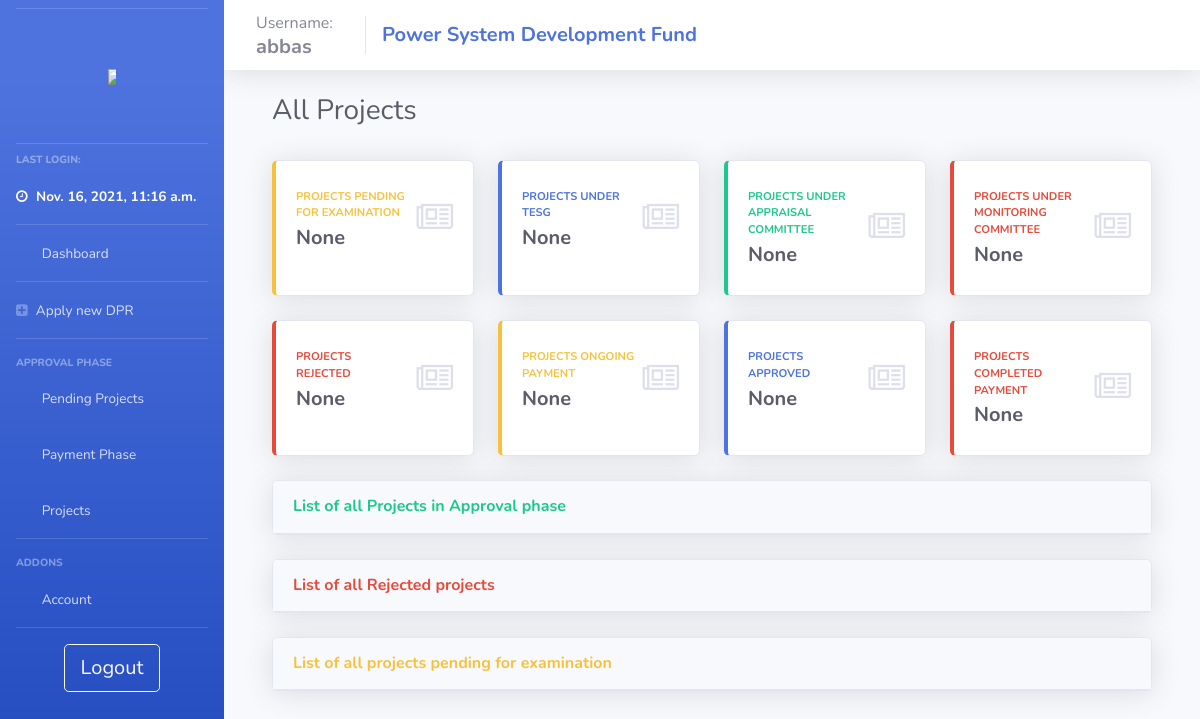
Page /user_view_all_projs/ (signed in) on the earlier database version.
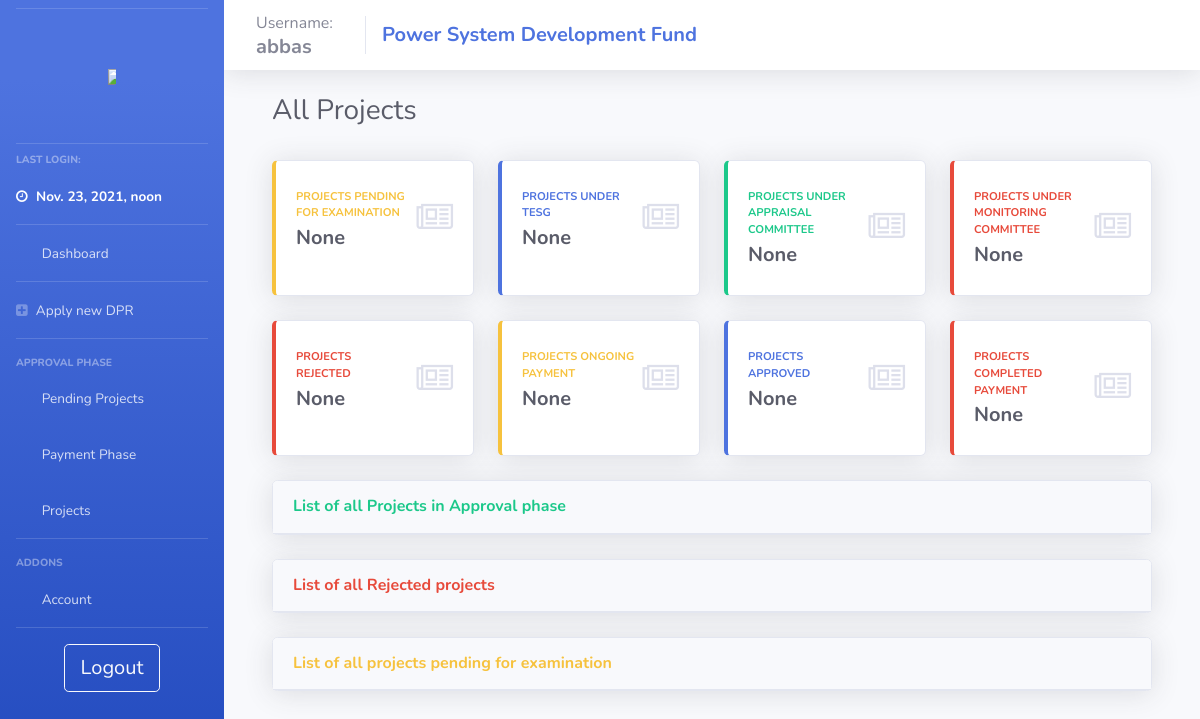
Same page on the later database version.
### psdf_main/models.py (models this page shows)
class users(models.Model):
    username = models.CharField(max_length=200, null = False, unique = True)
    password = models.CharField(max_length=200, null = True)
    nodal = models.CharField(max_length=200, null = True)
    region = models.CharField(max_length=20, null = True)
    email = models.TextField(max_length=50, null=True)
    utilname = models.CharField(max_length=400, null = True)
    contact = models.CharField(max_length=10, null = True)
    address = models.CharField(max_length=500, null = True)
    reqdate = models.DateField(auto_now_add=True,null = True)
    aprdate = models.DateField( null = True)
    lastlogin = models.DateTimeField(null = True)
    admin = models.BooleanField(default=False)
    auditor = models.BooleanField(default=False)
    active = models.BooleanField(default=False)
    activate = models.BooleanField(default=False)
    notification = models.TextField(null=True)
    tpd = models.TextField(null=True)

### psdf_main/user_control.py (the view)
# urls.py: path('user_view_all_projs/', views.user_view_all_projs, name="user_view_all_projs"),
def user_view_all_projs(request):
    if useronline(request):
        context = full_user_context(request)
        userid = context['user']['id']
        userobj = users.objects.get(id = userid)
        context['all_projs'] = projects.objects.filter(deny = False, userid = userobj)
        context['all_rprojs'] = projects.objects.filter(deny = True, userid = userobj)
        context['all_rpprojs'] = temp_projects.objects.filter(deny = True, userid = userobj)
        context['all_temps'] = temp_projects.objects.filter(userid = userobj)
        context['npending'] = temp_projects.objects.filter(deny = False, userid = userobj).count()
        context['ntesg'] = projects.objects.filter(status = '1', deny = False, userid = userobj).count()
        context['nappr'] = projects.objects.filter(status = '2', deny = False, userid = userobj).count()
        context['nmoni'] = projects.objects.filter(status = '3', deny = False, userid = userobj).count()
        context['nfinal'] = projects.objects.filter(status = '4', deny = False, userid = userobj).count()
        context['nreject'] = projects.objects.filter(deny = True, userid = userobj).count() + temp_projects.objects.filter(deny = True, userid = userobj).count()
        return render(request, 'psdf_main/_user_view_all_projects.html', context)
    else:
        return oops(request)

### psdf_main/helpers.py (called while the page is built)
def useronline(request):
    if (request.session.has_key('user')):
        return True
    else:
        return False

### psdf_main/templates/psdf_main/_user_view_all_projects.html (shortened to what the changed rows need)
{% extends 'psdf_main/includes/layout.html'%} {% load static %} {% block body %}
<div class="container-fluid">
    <div class="row">
        <div class="col-md-4">
            <h1 class="h3 mb-2 text-gray-800">All Projects</h1>
        </div>
    </div>
    <br>
    {% endblock %}

### psdf_main/templates/psdf_main/includes/layout.html (shortened to what this page needs)
{% load static %}
<!DOCTYPE html>
<html>
<head>
    <link rel="stylesheet" href="{% static '/css/base.css' %}" type="text/css">
    <link href="{% static 'css/sb-admin-2.min.css' %}" rel="stylesheet" type="text/css">
    <link href="{% static 'vendor1/fontawesome-free/css/all.css' %}" rel="stylesheet" type="text/css">
    <link rel="stylesheet" href="https://cdnjs.cloudflare.com/ajax/libs/font-awesome/4.7.0/css/font-awesome.min.css">
</head>
<body id="page-top">
    <div id="wrapper">
        {% include 'psdf_main/includes/_navbar.html'%}
        <div id="content-wrapper" class="d-flex flex-column">
            <nav class="navbar navbar-expand navbar-light bg-white topbar mb-4 static-top shadow">
                <div class="sidebar-brand-text mx-3">Username:
                    <h5 class="m-0 font-weight-bold">{{user.username}}</h5>
                </div>
                <div class="navbar-brand">
                    <h5 class="m-0 font-weight-bold text-primary">Power System Development Fund</h5>
                </div>
            </nav>
            <div id="content">
                <div class="container-fluid">
                    {% block body %} {% endblock %}
                </div>
            </div>
        </div>
    </div>
</body>
</html>

### psdf_main/templates/psdf_main/includes/_navbar.html (shortened to what this page needs)
{% load static %}
<ul class="navbar-nav bg-gradient-primary sidebar sidebar-dark accordion" id="accordionSidebar">
    <hr class="sidebar-divider my-2"><br>
    <a class="sidebar-brand d-flex align-items-center justify-content-center" href="{% url ''%}">
        <div class="">
            <img src="{% static 'images/posocologo.png' %}" style="max-width:50%; max-height:50%;">
        </div>
    </a>
    <br>
    <hr class="sidebar-divider my-2">
    <div class="sidebar-heading">
        Last Login:
    </div>
    <li class="nav-item active">
        <a class="nav-link" href="/">
            <i class="fa fa-clock-o"></i>
            <span>{{user.lastlogin}}</span></a>
    </li>
    <hr class="sidebar-divider my-0">
    <li class="nav-item">
        <a class="nav-link" href="{% url '' %}">
            <i class="fas fa-fw fa-tachometer-alt"></i>
            <span>Dashboard</span></a>
    </li>
    <hr class="sidebar-divider my-0">
    <li class="nav-item">
        <a class="nav-link" href="{% url 'newdpr' %}">
            <i class="fa fa-plus-square"></i>
            <span>Apply new DPR</span></a>
    </li>
    <hr class="sidebar-divider">
    <div class="sidebar-heading">
        Approval Phase
    </div>
    <li class="nav-item">
        <a class="nav-link collapsed" href="#" data-toggle="collapse" data-target="#collapseTwo" aria-expanded="true" aria-controls="collapseTwo">
            <i class="fas fa-fw fa-cog"></i>
            <span>Pending Projects</span>
        </a>
    </li>
    <li class="nav-item">
        <a class="nav-link collapsed" href="#" data-toggle="collapse" data-target="#collapseThree" aria-expanded="true" aria-controls="collapseThree">
            <i class="fas fa-fw fa-bank"></i>
            <span>Payment Phase</span>
        </a>
    </li>
    <li class="nav-item">
        <a class="nav-link collapsed" href="#" data-toggle="collapse" data-target="#collapseUtilities" aria-expanded="true" aria-controls="collapseUtilities">
            <i class="fas fa-fw fa-wrench"></i>
            <span>Projects</span>
        </a>
    </li>
    <hr class="sidebar-divider">
    <div class="sidebar-heading">
        Addons
    </div>
    <li class="nav-item">
        <a class="nav-link collapsed" href="#" data-toggle="collapse" data-target="#collapsePages" aria-expanded="true" aria-controls="collapsePages">
            <i class="fas fa-fw fa-folder"></i>
            <span>Account</span>
        </a>
    </li>
    <hr class="sidebar-divider d-none d-md-block">
    <div class="text-center d-none d-md-inline">
        <a class="btn btn-lg btn-outline-light btn-wrap-text" href="{% url 'logout' %}"> Logout</a>
    </div>
</ul>

Differences in the rows shown:
changed users "abbas": lastlogin "Nov. 16, 2021, 11:16 a.m." → "Nov. 23, 2021, noon"
